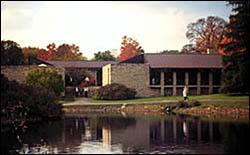
#> input picture Exp8_SIFT/Exp8/dataset/1.jpg, 250 x 155 px
$ python 'SIFT - 副本.py'   (older library calls are emulated)
#> lines starting #> are read from the running program, lines starting #| are printed output that depends on the picture; after the words box and inside, x2 and y2 are one past the last pixel; in counts of white or black regions, pixels touching at a corner belong together
import cv2
import numpy as np
def main():
    img1 = cv2.imread('1.jpg')
#> img1 is the input picture: shape (155, 250, 3); mean B, G, R 95.5, 102.7, 113.7
    img2 = cv2.imread('2.jpg')
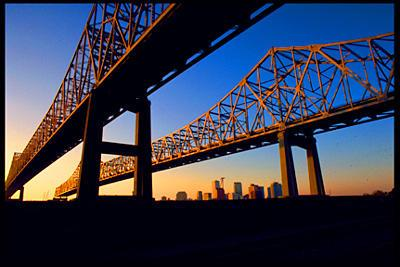
#> input picture Exp8_SIFT/Exp8/dataset/2.jpg, 400 x 267 px
#> img2 is the input picture: shape (267, 400, 3); mean B, G, R 79.7, 60.2, 55.7
    img3 = cv2.imread('3.jpg')
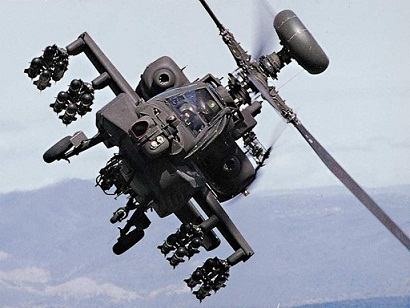
#> input picture Exp8_SIFT/Exp8/dataset/3.jpg, 410 x 308 px
#> img3 is the input picture: shape (308, 410, 3); mean B, G, R 170.9, 158.1, 152.2
    img4 = cv2.imread('4.jpg')
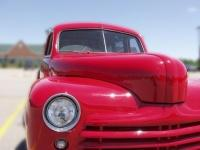
#> input picture Exp8_SIFT/Exp8/dataset/4.jpg, 200 x 150 px
#> img4 is the input picture: shape (150, 200, 3); mean B, G, R 125.4, 104.3, 164.9
    img5 = cv2.imread('5.jpg')
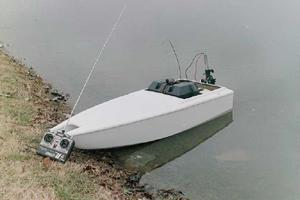
#> input picture Exp8_SIFT/Exp8/dataset/5.jpg, 300 x 200 px
#> img5 is the input picture: shape (200, 300, 3); mean B, G, R 142.1, 147.2, 146.9
    target = cv2.imread('target.jpg')
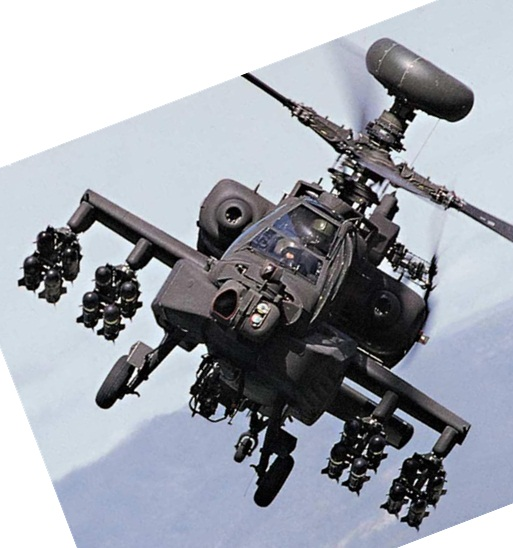
#> input picture Exp8_SIFT/Exp8/dataset/target.jpg, 513 x 548 px
#> target is the input picture: shape (548, 513, 3); mean B, G, R 173.1, 164.6, 160.6
    imgs = [img1,img2,img3,img4,img5]
    #import sift inside
    sift = cv2.SIFT()

    #acquire keypoints and descriptors by sift
    kp_targ, des_targ = sift.detectAndCompute(target,None)
#> kp_targ = 1830 keypoints; strongest (x, y, size): (43, 273, 1.9), (362, 225, 3), (113, 285, 2), (101, 310, 2)

    # define FLANN parameters
    FLANN_INDEX_KDTREE = 0
    index_params = dict(algorithm = FLANN_INDEX_KDTREE, trees = 5)
    search_params = dict(checks=50)   # or pass empty dictionary
    flann = cv2.FlannBasedMatcher(index_params,search_params)

    #match all the images and pick out the best
    num_good = 0
    for img in imgs:
        kp, des = sift.detectAndCompute(img,None)
        matches = flann.knnMatch(des,des_targ,k=2)

        #pick out good matches
        good = []
        for m,n in matches:
            if m.distance < 0.08*n.distance:
                good.append(m)
            if len(good)>num_good:
                num_good = len(good)
                best_img = img
                best_kp = kp
                best = good
#> this loop made 5 passes
#> matches on passes 1 to 5: 327 matches, 592 matches, 537 matches, 135 matches, 242 matches
#> after the loop, best = 15 matches; best_kp = 537 keypoints; strongest (x, y, size): (236, 113, 1.9), (78, 103, 1.8), (236, 100, 2.5), (249, 90, 2.4); num_good = 15

    #draw target and best_img
    h1, w1 = target.shape[:2]
#> h1 = 548; w1 = 513
    h2, w2 = best_img.shape[:2]
#> h2 = 308; w2 = 410
    result = np.zeros((max(h1, h2), w1 + w2, 3), np.uint8)
    result[:h1, :w1] = target[:,:]
    result[:h2, w1:] = best_img[:,:]
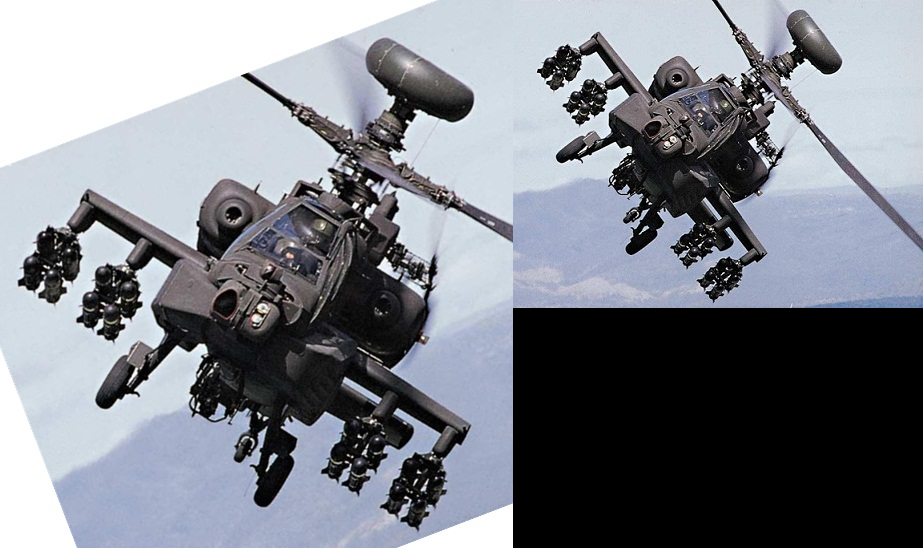
#> result: shape (548, 923, 3); mean B, G, R 138.9, 131, 127.2

    #line the matched keypoints
    for m in best:
        color = (0,0,255)
        cv2.line(result, \
        (int(best_kp[m.queryIdx].pt[0]+w1),int(best_kp[m.queryIdx].pt[1])) , \
        (int(kp_targ[m.trainIdx].pt[0]), int(kp_targ[m.trainIdx].pt[1])), color)
#> this loop made 15 passes
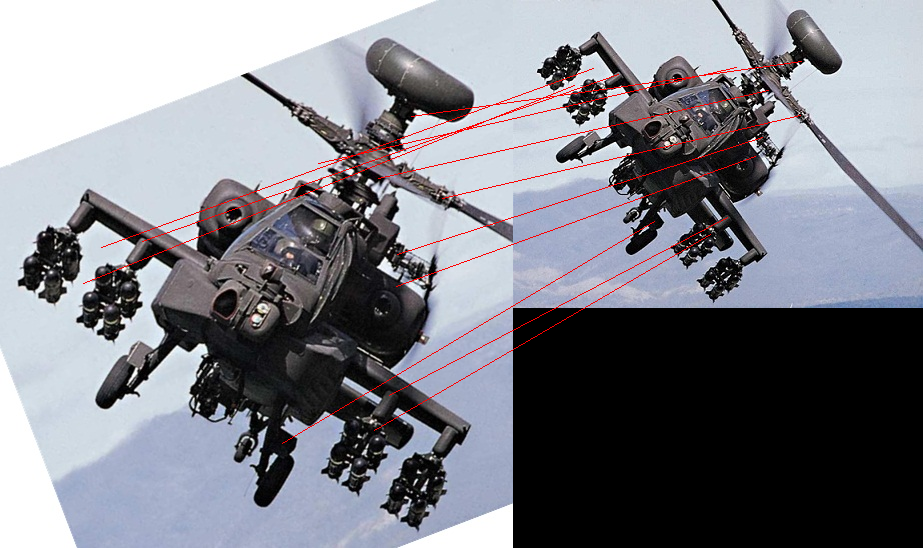
#> result: shape (548, 923, 3); 0.94% of pixels changed, all inside (x1, y1, x2, y2) = (83, 61, 802, 444)


    cv2.imshow('result',result)
    cv2.waitKey()
    cv2.destroyAllWindows()
if __name__ == '__main__':
    main()
